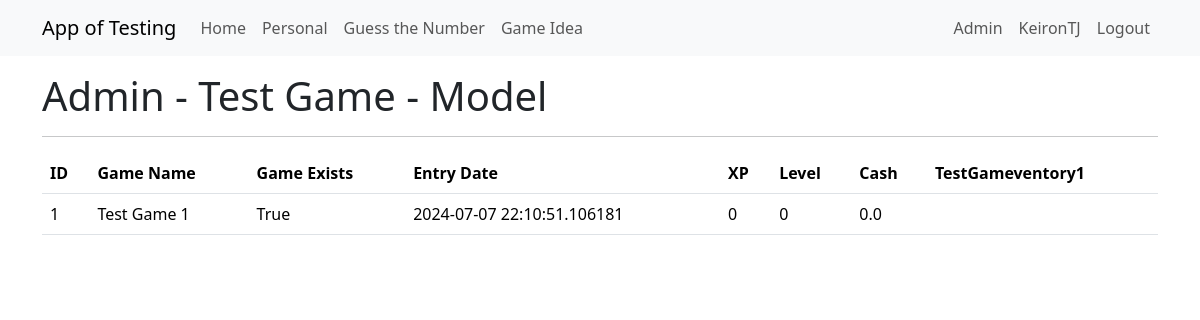
Before: /admin_testgame_models (signed in) with the older database file.
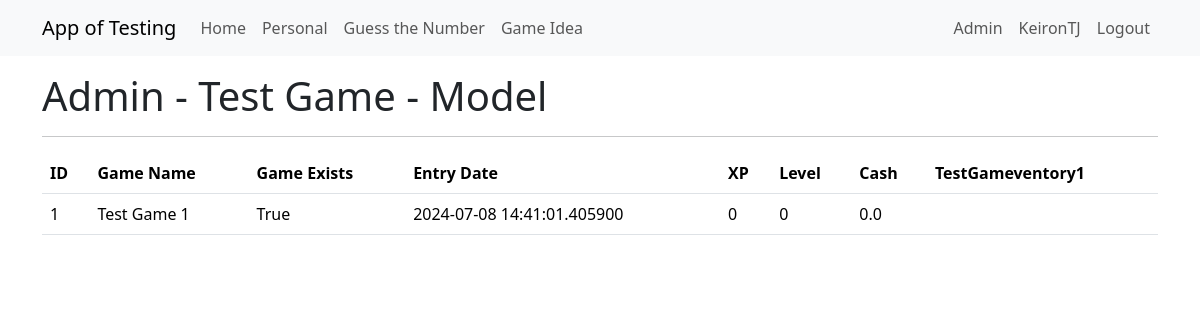
After: the same page with the newer database file.
### app/models.py (models this page shows)
class TestGame(db.Model):
    __tablename__ = 'test_game'
    id = db.Column(db.Integer, primary_key=True)
    user_id = db.Column(db.Integer, db.ForeignKey('user.id'), nullable=False)
    game_name = db.Column(db.String(64))
    game_exists = db.Column(db.Boolean, default=True)
    entry_date = db.Column(db.DateTime, default=datetime.now(timezone.utc))
    xp = db.Column(db.Integer, default=0)
    level = db.Column(db.Integer, default=0)
    cash = db.Column(db.Float, default=0)
    test_game_cash_logs = db.relationship("TestGameCashLog", back_populates="testgame")
    test_game_xp_logs = db.relationship("TestGameXPLog", back_populates="testgame")
    user = db.relationship("User", back_populates="test_game")
    inventories = db.relationship('TestGameInventory', backref='game', lazy=True, cascade="all, delete-orphan")
    quest_progress = db.relationship("TestGameQuestProgress", back_populates="quest_game")
    building_progress = db.relationship("TestGameBuildingProgress", back_populates="game")

### app/admin/routes.py (the view)
@bp.route('/admin_testgame_models', methods=['GET', 'POST'])
@login_required
@admin_required
def admin_testgame_models():
    testgames = db.session.query(TestGame).all()
    return render_template("admin/admin_testgame_models.html",
                           title='Admin Test Game Users',
                           testgames=testgames)

### app/models.py (called while the page is built)
@login.user_loader
def load_user(id):
    return db.session.get(User, int(id))

    def is_admin(self):
        return 'admin' in [role.name for role in self.role]

### app/templates/admin/admin_testgame_models.html
{% extends "base.html" %}
{% block content %}
<div class="Jumbotron">
    <h1>Admin - Test Game - Model</h1>
</div>
<hr>
<table class="table">
    <thead>
        <tr>
            <th>ID</th>
            <th>Game Name</th>
            <th>Game Exists</th>
            <th>Entry Date</th>
            <th>XP</th>
            <th>Level</th>
            <th>Cash</th>
            <th>TestGameventory1</th>
        </tr>
    </thead>
    <tbody>
        {% for testgame in testgames %}
        <tr>
            <td>{{ testgame.id }}</td>
            <td>{{ testgame.game_name }}</td>
            <td>{{ testgame.game_exists }}</td>
            <td>{{ testgame.entry_date }}</td>
            <td>{{ testgame.xp }}</td>
            <td>{{ testgame.level }}</td>
            <td>{{ testgame.cash }}</td>
            <td>{{ testgame.testgameventory1 }}</td>
        </tr>
        {% endfor %}
    </tbody>
</table>
{% endblock %}

Changed rows visible on the page:
changed TestGame "Test Game 1": entry_date "2024-07-07 22:10:51.106181" → "2024-07-08 14:41:01.405900"
